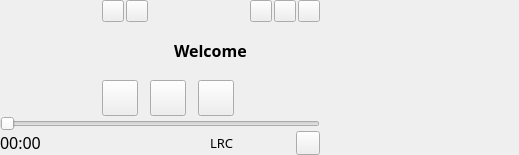
<?xml version="1.0" encoding="UTF-8"?>
<ui version="4.0">
 <class>MainWindow</class>
 <widget class="QWidget" name="MainWindow">
  <property name="geometry">
   <rect>
    <x>0</x>
    <y>0</y>
    <width>519</width>
    <height>155</height>
   </rect>
  </property>
  <property name="minimumSize">
   <size>
    <width>320</width>
    <height>155</height>
   </size>
  </property>
  <property name="maximumSize">
   <size>
    <width>16777215</width>
    <height>155</height>
   </size>
  </property>
  <property name="mouseTracking">
   <bool>true</bool>
  </property>
  <property name="windowTitle">
   <string>Form</string>
  </property>
  <layout class="QHBoxLayout" name="horizontalLayout_6">
   <property name="spacing">
    <number>0</number>
   </property>
   <property name="leftMargin">
    <number>0</number>
   </property>
   <property name="topMargin">
    <number>0</number>
   </property>
   <property name="rightMargin">
    <number>0</number>
   </property>
   <property name="bottomMargin">
    <number>0</number>
   </property>
   <item>
    <widget class="QWidget" name="widget" native="true">
     <property name="minimumSize">
      <size>
       <width>320</width>
       <height>155</height>
      </size>
     </property>
     <property name="maximumSize">
      <size>
       <width>320</width>
       <height>155</height>
      </size>
     </property>
     <property name="mouseTracking">
      <bool>true</bool>
     </property>
     <layout class="QHBoxLayout" name="horizontalLayout_5">
      <property name="spacing">
       <number>0</number>
      </property>
      <property name="leftMargin">
       <number>0</number>
      </property>
      <property name="topMargin">
       <number>0</number>
      </property>
      <property name="rightMargin">
       <number>0</number>
      </property>
      <property name="bottomMargin">
       <number>0</number>
      </property>
      <item>
       <layout class="QVBoxLayout" name="verticalLayout_3">
        <property name="spacing">
         <number>0</number>
        </property>
        <item>
         <layout class="QHBoxLayout" name="horizontalLayout_3">
          <property name="spacing">
           <number>6</number>
          </property>
          <item>
           <widget class="QLabel" name="lgoLabel">
            <property name="minimumSize">
             <size>
              <width>96</width>
              <height>96</height>
             </size>
            </property>
            <property name="maximumSize">
             <size>
              <width>96</width>
              <height>96</height>
             </size>
            </property>
            <property name="mouseTracking">
             <bool>false</bool>
            </property>
            <property name="text">
             <string/>
            </property>
            <property name="pixmap">
             <pixmap resource="src.qrc">:/img/img/music.png</pixmap>
            </property>
            <property name="scaledContents">
             <bool>true</bool>
            </property>
           </widget>
          </item>
          <item>
           <layout class="QVBoxLayout" name="verticalLayout">
            <property name="spacing">
             <number>6</number>
            </property>
            <item>
             <layout class="QHBoxLayout" name="horizontalLayout">
              <property name="spacing">
               <number>2</number>
              </property>
              <item>
               <widget class="QPushButton" name="soundBtn">
                <property name="minimumSize">
                 <size>
                  <width>22</width>
                  <height>22</height>
                 </size>
                </property>
                <property name="maximumSize">
                 <size>
                  <width>22</width>
                  <height>22</height>
                 </size>
                </property>
                <property name="mouseTracking">
                 <bool>true</bool>
                </property>
                <property name="text">
                 <string/>
                </property>
                <property name="icon">
                 <iconset resource="src.qrc">
                  <normaloff>:/img/img/sound-full.png</normaloff>:/img/img/sound-full.png</iconset>
                </property>
                <property name="checkable">
                 <bool>true</bool>
                </property>
               </widget>
              </item>
              <item>
               <widget class="QPushButton" name="repeatBtn">
                <property name="minimumSize">
                 <size>
                  <width>22</width>
                  <height>22</height>
                 </size>
                </property>
                <property name="maximumSize">
                 <size>
                  <width>22</width>
                  <height>22</height>
                 </size>
                </property>
                <property name="text">
                 <string/>
                </property>
                <property name="icon">
                 <iconset resource="src.qrc">
                  <normaloff>:/img/img/loop.png</normaloff>:/img/img/loop.png</iconset>
                </property>
                <property name="iconSize">
                 <size>
                  <width>20</width>
                  <height>20</height>
                 </size>
                </property>
                <property name="checkable">
                 <bool>true</bool>
                </property>
               </widget>
              </item>
              <item>
               <spacer name="horizontalSpacer">
                <property name="orientation">
                 <enum>Qt::Horizontal</enum>
                </property>
                <property name="sizeHint" stdset="0">
                 <size>
                  <width>0</width>
                  <height>0</height>
                 </size>
                </property>
               </spacer>
              </item>
              <item alignment="Qt::AlignLeft">
               <widget class="QPushButton" name="SequenceBtn">
                <property name="minimumSize">
                 <size>
                  <width>22</width>
                  <height>22</height>
                 </size>
                </property>
                <property name="maximumSize">
                 <size>
                  <width>22</width>
                  <height>22</height>
                 </size>
                </property>
                <property name="mouseTracking">
                 <bool>false</bool>
                </property>
                <property name="whatsThis">
                 <string>循环播放</string>
                </property>
                <property name="text">
                 <string/>
                </property>
                <property name="icon">
                 <iconset resource="src.qrc">
                  <normaloff>:/img/img/callback.png</normaloff>:/img/img/callback.png</iconset>
                </property>
                <property name="iconSize">
                 <size>
                  <width>20</width>
                  <height>20</height>
                 </size>
                </property>
                <property name="checkable">
                 <bool>true</bool>
                </property>
                <property name="checked">
                 <bool>false</bool>
                </property>
               </widget>
              </item>
              <item alignment="Qt::AlignLeft">
               <widget class="QPushButton" name="shuffleBtn">
                <property name="minimumSize">
                 <size>
                  <width>22</width>
                  <height>22</height>
                 </size>
                </property>
                <property name="maximumSize">
                 <size>
                  <width>22</width>
                  <height>22</height>
                 </size>
                </property>
                <property name="mouseTracking">
                 <bool>false</bool>
                </property>
                <property name="whatsThis">
                 <string>随机播放</string>
                </property>
                <property name="text">
                 <string/>
                </property>
                <property name="icon">
                 <iconset resource="src.qrc">
                  <normaloff>:/img/img/shuffle.png</normaloff>:/img/img/shuffle.png</iconset>
                </property>
                <property name="iconSize">
                 <size>
                  <width>20</width>
                  <height>20</height>
                 </size>
                </property>
                <property name="checkable">
                 <bool>true</bool>
                </property>
               </widget>
              </item>
              <item alignment="Qt::AlignLeft">
               <widget class="QPushButton" name="FMBtn">
                <property name="minimumSize">
                 <size>
                  <width>22</width>
                  <height>22</height>
                 </size>
                </property>
                <property name="maximumSize">
                 <size>
                  <width>22</width>
                  <height>22</height>
                 </size>
                </property>
                <property name="mouseTracking">
                 <bool>false</bool>
                </property>
                <property name="whatsThis">
                 <string>FM</string>
                </property>
                <property name="text">
                 <string/>
                </property>
                <property name="icon">
                 <iconset resource="src.qrc">
                  <normaloff>:/img/img/TVF.png</normaloff>:/img/img/TVF.png</iconset>
                </property>
                <property name="iconSize">
                 <size>
                  <width>20</width>
                  <height>20</height>
                 </size>
                </property>
               </widget>
              </item>
             </layout>
            </item>
            <item alignment="Qt::AlignHCenter|Qt::AlignVCenter">
             <widget class="QLabel" name="titleLabel">
              <property name="font">
               <font>
                <family>微软雅黑</family>
                <pointsize>12</pointsize>
                <weight>75</weight>
                <bold>true</bold>
               </font>
              </property>
              <property name="mouseTracking">
               <bool>false</bool>
              </property>
              <property name="text">
               <string>Welcome</string>
              </property>
             </widget>
            </item>
            <item>
             <layout class="QHBoxLayout" name="horizontalLayout_2">
              <property name="spacing">
               <number>12</number>
              </property>
              <item>
               <widget class="QPushButton" name="FFBtn">
                <property name="sizePolicy">
                 <sizepolicy hsizetype="Minimum" vsizetype="Fixed">
                  <horstretch>0</horstretch>
                  <verstretch>0</verstretch>
                 </sizepolicy>
                </property>
                <property name="minimumSize">
                 <size>
                  <width>36</width>
                  <height>36</height>
                 </size>
                </property>
                <property name="maximumSize">
                 <size>
                  <width>36</width>
                  <height>36</height>
                 </size>
                </property>
                <property name="mouseTracking">
                 <bool>false</bool>
                </property>
                <property name="text">
                 <string/>
                </property>
                <property name="icon">
                 <iconset resource="src.qrc">
                  <normaloff>:/img/img/bf.png</normaloff>:/img/img/bf.png</iconset>
                </property>
                <property name="iconSize">
                 <size>
                  <width>32</width>
                  <height>32</height>
                 </size>
                </property>
               </widget>
              </item>
              <item>
               <widget class="QPushButton" name="playBtn">
                <property name="minimumSize">
                 <size>
                  <width>36</width>
                  <height>36</height>
                 </size>
                </property>
                <property name="maximumSize">
                 <size>
                  <width>36</width>
                  <height>36</height>
                 </size>
                </property>
                <property name="baseSize">
                 <size>
                  <width>36</width>
                  <height>36</height>
                 </size>
                </property>
                <property name="mouseTracking">
                 <bool>false</bool>
                </property>
                <property name="text">
                 <string/>
                </property>
                <property name="icon">
                 <iconset resource="src.qrc">
                  <normaloff>:/img/img/play.png</normaloff>:/img/img/play.png</iconset>
                </property>
                <property name="iconSize">
                 <size>
                  <width>32</width>
                  <height>32</height>
                 </size>
                </property>
               </widget>
              </item>
              <item>
               <widget class="QPushButton" name="BFBtn">
                <property name="minimumSize">
                 <size>
                  <width>36</width>
                  <height>36</height>
                 </size>
                </property>
                <property name="maximumSize">
                 <size>
                  <width>36</width>
                  <height>36</height>
                 </size>
                </property>
                <property name="mouseTracking">
                 <bool>false</bool>
                </property>
                <property name="text">
                 <string/>
                </property>
                <property name="icon">
                 <iconset resource="src.qrc">
                  <normaloff>:/img/img/ff.png</normaloff>:/img/img/ff.png</iconset>
                </property>
                <property name="iconSize">
                 <size>
                  <width>32</width>
                  <height>32</height>
                 </size>
                </property>
               </widget>
              </item>
              <item>
               <spacer name="horizontalSpacer_2">
                <property name="orientation">
                 <enum>Qt::Horizontal</enum>
                </property>
                <property name="sizeHint" stdset="0">
                 <size>
                  <width>0</width>
                  <height>0</height>
                 </size>
                </property>
               </spacer>
              </item>
             </layout>
            </item>
           </layout>
          </item>
         </layout>
        </item>
        <item>
         <layout class="QVBoxLayout" name="verticalLayout_2">
          <item>
           <widget class="QSlider" name="slider">
            <property name="mouseTracking">
             <bool>true</bool>
            </property>
            <property name="maximum">
             <number>199</number>
            </property>
            <property name="pageStep">
             <number>10</number>
            </property>
            <property name="tracking">
             <bool>false</bool>
            </property>
            <property name="orientation">
             <enum>Qt::Horizontal</enum>
            </property>
           </widget>
          </item>
         </layout>
        </item>
        <item>
         <layout class="QHBoxLayout" name="horizontalLayout_4">
          <property name="spacing">
           <number>0</number>
          </property>
          <item alignment="Qt::AlignLeft|Qt::AlignTop">
           <widget class="QLabel" name="timeLabel">
            <property name="font">
             <font>
              <family>微软雅黑</family>
              <pointsize>12</pointsize>
             </font>
            </property>
            <property name="mouseTracking">
             <bool>false</bool>
            </property>
            <property name="text">
             <string>00:00</string>
            </property>
           </widget>
          </item>
          <item alignment="Qt::AlignHCenter">
           <widget class="QLabel" name="lrcLabel">
            <property name="font">
             <font>
              <family>微软雅黑</family>
              <pointsize>10</pointsize>
             </font>
            </property>
            <property name="text">
             <string>LRC</string>
            </property>
           </widget>
          </item>
          <item>
           <widget class="QPushButton" name="lisBtn">
            <property name="minimumSize">
             <size>
              <width>24</width>
              <height>24</height>
             </size>
            </property>
            <property name="maximumSize">
             <size>
              <width>24</width>
              <height>24</height>
             </size>
            </property>
            <property name="text">
             <string/>
            </property>
            <property name="icon">
             <iconset resource="src.qrc">
              <normaloff>:/img/img/list.png</normaloff>:/img/img/list.png</iconset>
            </property>
            <property name="iconSize">
             <size>
              <width>22</width>
              <height>22</height>
             </size>
            </property>
           </widget>
          </item>
         </layout>
        </item>
       </layout>
      </item>
     </layout>
    </widget>
   </item>
   <item>
    <spacer name="horizontalSpacer_3">
     <property name="orientation">
      <enum>Qt::Horizontal</enum>
     </property>
     <property name="sizeHint" stdset="0">
      <size>
       <width>0</width>
       <height>0</height>
      </size>
     </property>
    </spacer>
   </item>
  </layout>
 </widget>
 <resources>
  <include location="src.qrc"/>
 </resources>
 <connections/>
</ui>
